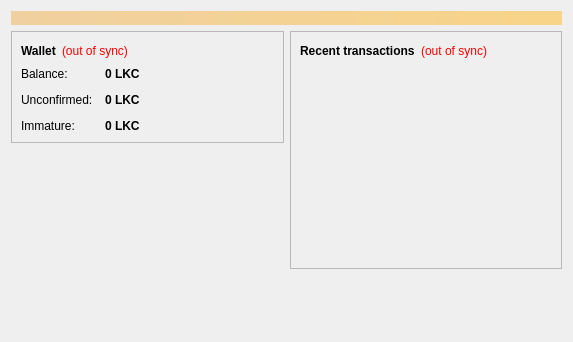
<?xml version="1.0" encoding="UTF-8"?>
<ui version="4.0">
 <class>OverviewPage</class>
 <widget class="QWidget" name="OverviewPage">
  <property name="geometry">
   <rect>
    <x>0</x>
    <y>0</y>
    <width>573</width>
    <height>342</height>
   </rect>
  </property>
  <property name="windowTitle">
   <string>Form</string>
  </property>
  <layout class="QVBoxLayout" name="topLayout">
   <item>
    <widget class="QLabel" name="labelAlerts">
     <property name="visible">
      <bool>false</bool>
     </property>
     <property name="styleSheet">
      <string notr="true">background-color: qlineargradient(x1: 0, y1: 0, x2: 1, y2: 0, stop:0 #F0D0A0, stop:1 #F8D488); color:#000000;</string>
     </property>
     <property name="wordWrap">
      <bool>true</bool>
     </property>
     <property name="margin">
      <number>3</number>
     </property>
    </widget>
   </item>
   <item>
    <layout class="QHBoxLayout" name="horizontalLayout" stretch="1,1">
     <item>
      <layout class="QVBoxLayout" name="verticalLayout_2">
       <item>
        <widget class="QFrame" name="frame">
         <property name="frameShape">
          <enum>QFrame::StyledPanel</enum>
         </property>
         <property name="frameShadow">
          <enum>QFrame::Raised</enum>
         </property>
         <layout class="QVBoxLayout" name="verticalLayout_4">
          <item>
           <layout class="QHBoxLayout" name="horizontalLayout_4">
            <item>
             <widget class="QLabel" name="label_5">
              <property name="font">
               <font>
                <weight>75</weight>
                <bold>true</bold>
               </font>
              </property>
              <property name="text">
               <string>Wallet</string>
              </property>
             </widget>
            </item>
            <item>
             <widget class="QLabel" name="labelWalletStatus">
              <property name="toolTip">
               <string>The displayed information may be out of date. Your wallet automatically synchronizes with the Lukercoin network after a connection is established, but this process has not completed yet.</string>
              </property>
              <property name="styleSheet">
               <string notr="true">QLabel { color: red; }</string>
              </property>
              <property name="text">
               <string notr="true">(out of sync)</string>
              </property>
              <property name="alignment">
               <set>Qt::AlignLeading|Qt::AlignLeft|Qt::AlignVCenter</set>
              </property>
             </widget>
            </item>
            <item>
             <spacer name="horizontalSpacer_2">
              <property name="orientation">
               <enum>Qt::Horizontal</enum>
              </property>
              <property name="sizeHint" stdset="0">
               <size>
                <width>40</width>
                <height>20</height>
               </size>
              </property>
             </spacer>
            </item>
           </layout>
          </item>
          <item>
           <layout class="QFormLayout" name="formLayout_2">
            <property name="fieldGrowthPolicy">
             <enum>QFormLayout::AllNonFixedFieldsGrow</enum>
            </property>
            <property name="horizontalSpacing">
             <number>12</number>
            </property>
            <property name="verticalSpacing">
             <number>12</number>
            </property>
            <item row="0" column="0">
             <widget class="QLabel" name="label">
              <property name="text">
               <string>Balance:</string>
              </property>
             </widget>
            </item>
            <item row="0" column="1">
             <widget class="QLabel" name="labelBalance">
              <property name="font">
               <font>
                <weight>75</weight>
                <bold>true</bold>
               </font>
              </property>
              <property name="cursor">
               <cursorShape>IBeamCursor</cursorShape>
              </property>
              <property name="toolTip">
               <string>Your current balance</string>
              </property>
              <property name="text">
               <string notr="true">0 LKC</string>
              </property>
              <property name="textInteractionFlags">
               <set>Qt::LinksAccessibleByMouse|Qt::TextSelectableByKeyboard|Qt::TextSelectableByMouse</set>
              </property>
             </widget>
            </item>
            <item row="1" column="0">
             <widget class="QLabel" name="label_3">
              <property name="text">
               <string>Unconfirmed:</string>
              </property>
             </widget>
            </item>
            <item row="1" column="1">
             <widget class="QLabel" name="labelUnconfirmed">
              <property name="font">
               <font>
                <weight>75</weight>
                <bold>true</bold>
               </font>
              </property>
              <property name="cursor">
               <cursorShape>IBeamCursor</cursorShape>
              </property>
              <property name="toolTip">
               <string>Total of transactions that have yet to be confirmed, and do not yet count toward the current balance</string>
              </property>
              <property name="text">
               <string notr="true">0 LKC</string>
              </property>
              <property name="textInteractionFlags">
               <set>Qt::LinksAccessibleByMouse|Qt::TextSelectableByKeyboard|Qt::TextSelectableByMouse</set>
              </property>
             </widget>
            </item>
            <item row="2" column="0">
             <widget class="QLabel" name="labelImmatureText">
              <property name="text">
               <string>Immature:</string>
              </property>
             </widget>
            </item>
            <item row="2" column="1">
             <widget class="QLabel" name="labelImmature">
              <property name="font">
               <font>
                <weight>75</weight>
                <bold>true</bold>
               </font>
              </property>
              <property name="toolTip">
               <string>Mined balance that has not yet matured</string>
              </property>
              <property name="text">
               <string notr="true">0 LKC</string>
              </property>
              <property name="textInteractionFlags">
               <set>Qt::LinksAccessibleByMouse|Qt::TextSelectableByKeyboard|Qt::TextSelectableByMouse</set>
              </property>
             </widget>
            </item>
           </layout>
          </item>
         </layout>
        </widget>
       </item>
       <item>
        <spacer name="verticalSpacer">
         <property name="orientation">
          <enum>Qt::Vertical</enum>
         </property>
         <property name="sizeHint" stdset="0">
          <size>
           <width>20</width>
           <height>40</height>
          </size>
         </property>
        </spacer>
       </item>
      </layout>
     </item>
     <item>
      <layout class="QVBoxLayout" name="verticalLayout_3">
       <item>
        <widget class="QFrame" name="frame_2">
         <property name="frameShape">
          <enum>QFrame::StyledPanel</enum>
         </property>
         <property name="frameShadow">
          <enum>QFrame::Raised</enum>
         </property>
         <layout class="QVBoxLayout" name="verticalLayout">
          <item>
           <layout class="QHBoxLayout" name="horizontalLayout_2">
            <item>
             <widget class="QLabel" name="label_4">
              <property name="text">
               <string>&lt;b&gt;Recent transactions&lt;/b&gt;</string>
              </property>
             </widget>
            </item>
            <item>
             <widget class="QLabel" name="labelTransactionsStatus">
              <property name="toolTip">
               <string>The displayed information may be out of date. Your wallet automatically synchronizes with the Lukercoin network after a connection is established, but this process has not completed yet.</string>
              </property>
              <property name="styleSheet">
               <string notr="true">QLabel { color: red; }</string>
              </property>
              <property name="text">
               <string notr="true">(out of sync)</string>
              </property>
              <property name="alignment">
               <set>Qt::AlignRight|Qt::AlignTrailing|Qt::AlignVCenter</set>
              </property>
             </widget>
            </item>
            <item>
             <spacer name="horizontalSpacer">
              <property name="orientation">
               <enum>Qt::Horizontal</enum>
              </property>
              <property name="sizeHint" stdset="0">
               <size>
                <width>40</width>
                <height>20</height>
               </size>
              </property>
             </spacer>
            </item>
           </layout>
          </item>
          <item>
           <widget class="QListView" name="listTransactions">
            <property name="styleSheet">
             <string notr="true">QListView { background: transparent; }</string>
            </property>
            <property name="frameShape">
             <enum>QFrame::NoFrame</enum>
            </property>
            <property name="verticalScrollBarPolicy">
             <enum>Qt::ScrollBarAlwaysOff</enum>
            </property>
            <property name="horizontalScrollBarPolicy">
             <enum>Qt::ScrollBarAlwaysOff</enum>
            </property>
            <property name="selectionMode">
             <enum>QAbstractItemView::NoSelection</enum>
            </property>
           </widget>
          </item>
         </layout>
        </widget>
       </item>
       <item>
        <spacer name="verticalSpacer_2">
         <property name="orientation">
          <enum>Qt::Vertical</enum>
         </property>
         <property name="sizeHint" stdset="0">
          <size>
           <width>20</width>
           <height>40</height>
          </size>
         </property>
        </spacer>
       </item>
      </layout>
     </item>
    </layout>
   </item>
  </layout>
 </widget>
 <resources/>
 <connections/>
</ui>
